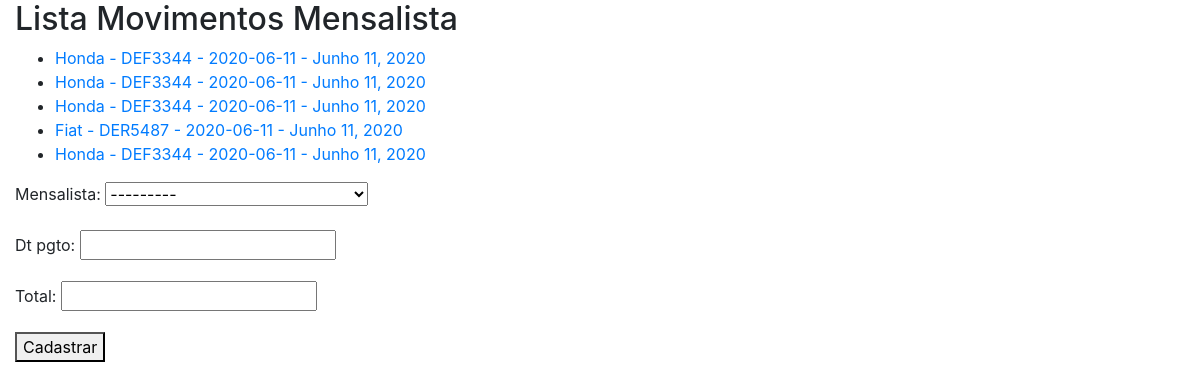
The app's page /sistema/mov-mensal/, older data.
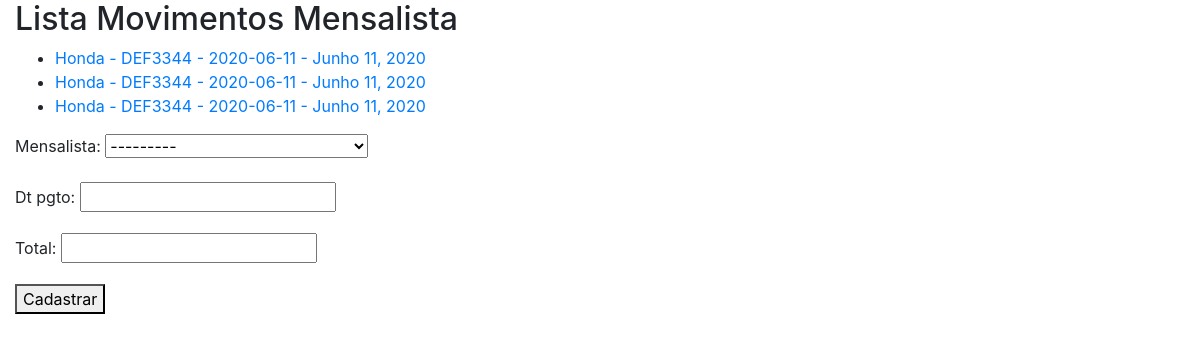
The same page, newer data.
### core/models.py (models this page shows, shortened)
class MovMensalista(models.Model):
    mensalista = models.ForeignKey(Mensalista, on_delete=models.PROTECT)
    dt_pgto = models.DateField()
    total = models.DecimalField(max_digits=6, decimal_places=2)

class Mensalista(models.Model):
    veiculo = models.ForeignKey(Veiculo, on_delete=models.PROTECT)
    inicio = models.DateField()
    valor_mes = models.DecimalField(max_digits=6, decimal_places=2)
    def __str__(self):
        return str(self.veiculo) + ' - ' + str(self.inicio)

class Veiculo(models.Model):
    marca = models.ForeignKey(Marca, on_delete=models.CASCADE)
    placa = models.CharField(max_length=7)
    proprietario = models.ForeignKey(Pessoa, on_delete=models.PROTECT)
    cor = models.CharField(max_length=15)
    observacoes = models.TextField()
    def __str__(self):
        return self.marca.nome + ' - ' + self.placa

class Marca(models.Model):
    nome = models.CharField(max_length=50)

### core/views.py (the view)
def lista_movmensalista(request):
    mov_mensalistas = MovMensalista.objects.all()
    form = MovMensalistaForm()
    data = {'form': form, 'mov_mensalistas': mov_mensalistas }
    return render(
        request, 'core/lista_movmensalistas.html', data)

### core/forms.py
class MovMensalistaForm(ModelForm):
    class Meta:
        model = MovMensalista
        fields = '__all__'

### core/templates/core/lista_movmensalistas.html (shortened to what this page needs)
{% extends 'base.html' %}
{% block main %}
<h2>Lista Movimentos Mensalista</h2>
<ul>
{% for mov in mov_mensalistas %}
    <li>
        <a href="{% url 'core_movmensalista_update' mov.id %}">
            {{ mov.mensalista }} - {{ mov.dt_pgto }}
        </a>
    </li>
{% endfor %}
</ul>
<form action="{% url 'core_movmensalista_novo' %}" method="POST">
    {{ form.as_p }}
    <button type="submit">Cadastrar</button>
</form>
{% endblock %}

Row changes from the older to the newer data that the page shows:
removed MovMensalista: mensalista "Fiat - DER5487 - 2020-06-11", dt_pgto "Junho 11, 2020"
removed MovMensalista: mensalista "Honda - DEF3344 - 2020-06-11", dt_pgto "Junho 11, 2020"
